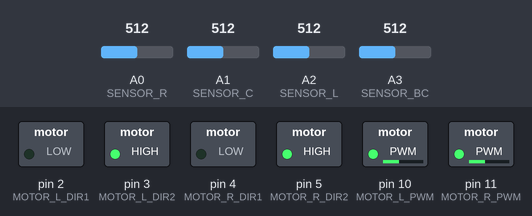
The sketch below on a simulated Arduino Uno, built with avr-gcc and run on an emulated ATmega328P. Parts: switched loads named in the sketch (green lamp = pin HIGH). The test bench sets the inputs (shaded band); at power-on: A0 (SENSOR_R) = 512, A1 (SENSOR_C) = 512, A2 (SENSOR_L) = 512, A3 (SENSOR_BC) = 512. What the sketch prints to the serial monitor is not drawn.

Above: at 1.2 s.
1.3 s: A0 (SENSOR_R) set to 716
At 1.8 s:
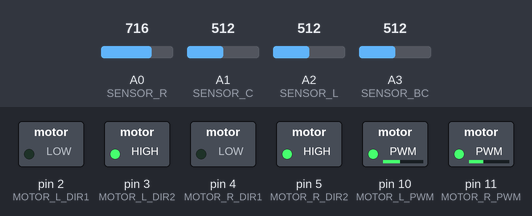
4.3 s: A1 (SENSOR_C) set to 30
At 4.42 s:
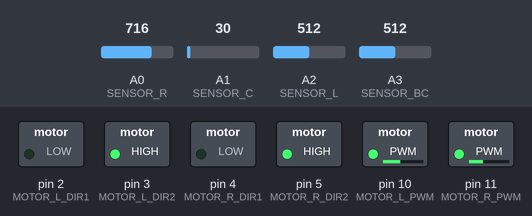
6.0 s: A2 (SENSOR_L) set to 90
At 6.6 s:
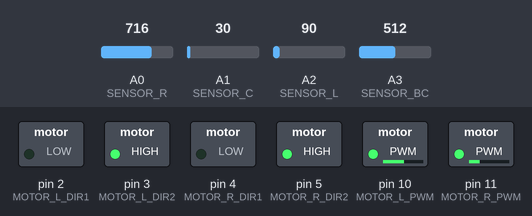
9.0 s: A2 (SENSOR_L) set to 30
At 10.1 s:
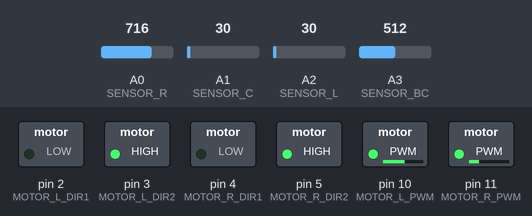
10.5 s: A0 (SENSOR_R) set to 306
At 12.0 s:
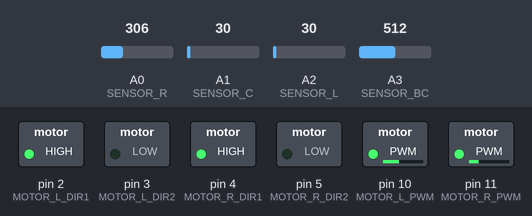
Timing chart, 0 to 13.5 s (numbered marks = the images above; inputs shaded):
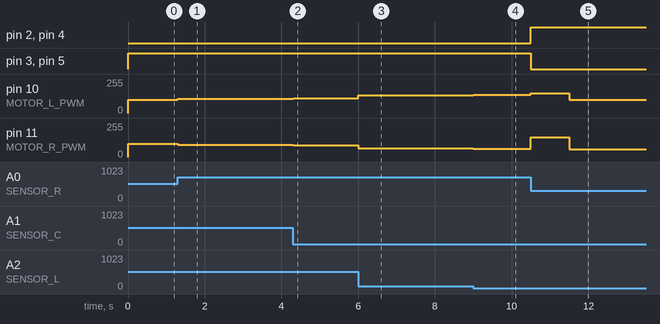

The sketch:

linetrace_back.ino
```cpp
#include <Arduino.h>

const int SENSOR_L = A2;
const int SENSOR_C = A1;
const int SENSOR_R = A0;
// 追加: 後方センタセンサ
const int SENSOR_BC = A3;
// 追加: 後方センタの生値
int rawBC = 0;

const int MOTOR_L_PWM = 10;
const int MOTOR_L_DIR1 = 2;
const int MOTOR_L_DIR2 = 3;
const int MOTOR_R_PWM = 11;
const int MOTOR_R_DIR1 = 4;
const int MOTOR_R_DIR2 = 5;

void setup()
{
    Serial.begin(115200); // ログを使うとき有効化

    pinMode(MOTOR_L_PWM, OUTPUT);
    pinMode(MOTOR_L_DIR1, OUTPUT);
    pinMode(MOTOR_L_DIR2, OUTPUT);
    pinMode(MOTOR_R_PWM, OUTPUT);
    pinMode(MOTOR_R_DIR1, OUTPUT);
    pinMode(MOTOR_R_DIR2, OUTPUT);
}

float p = 0; // マイナスなら左,プラスなら右に機体の頭が寄っている
float i = 0; // loop一回にかかる時間によるが、すぐに1000に飽和する可能性あり その場合はpと変わらず積分の意味がないため修正の必要あり
float d = 0;

float prevError = 0;

// 追加: 状態管理（0:前進PID, 1:等速後退, 2:後退PID）
int runState = 0;
unsigned long backStartTime = 0;
const int BACK_STRAIGHT_SPEED = 150;
void resetPID()
{
    p = 0;
    i = 0;
    d = 0;
    prevError = 0;
}

int calcPowerL()
{
    // p:[-2~2] almost [-1~1]
    // i:[-1000~1000] almost 0
    // d:[-2~2] almost [-1~1]
    const float Kp = 20;      // Kp*p: [-120~120] almost [-60~60]
    const float Ki = 0.00005; // Ki*i: [-50~50] almost 0
    const float Kd = -10;     // 負で振動抑制 Kd*d: [-100~100] almost [-50~50]
    float calced = Kp * p + Ki * i + Kd * d;

    return (100 - 1.4 * calced);
}

int calcPowerR()
{
    const float Kp = 20;
    const float Ki = 0.00005;
    const float Kd = -10;
    float calced = Kp * p + Ki * i + Kd * d;

    return (100 + 1.4 * calced);
}
int calcPowerLBack()
{
    int error = 0;
    if (rawBC - 960 < 0)
    {
        error = 1;
    }
    else
    {
        error = -1;
    }
    return (80 + 20 * error);
}

int calcPowerRBack()
{

    int error = 0;
    if (rawBC - 960 < 0)
    {
        error = 1;
    }
    else
    {
        error = -1;
    }
    return (80 - 20 * error);
}

void updatePID(float error)
{
    p = error;
    i += error;
    d = (error - prevError);

    const float I_MAX = 10000.0;

    i = constrain(i, -I_MAX, I_MAX);
    prevError = error;
}

int isLeftNow = -1;

// 全て白の時にエラーが0になってしまう
float calcError(float rawL, float rawC, float rawR)
{
    // 範囲 -2~2
    //  全てのセンサ rawL,rawRは白 rawCは黒 -> 0
    // 白の時低くなる
    // 黒の時高くなる

    int threshold = 500;
    if (rawL < threshold && rawC < threshold && rawR < threshold)
    {
        return isLeftNow * 2;
    }

    if (rawC > threshold)
    {
        i = 0;
    }

    float val = -((1024 - rawL) - (1024 - rawR)) * (2.0 - rawC / 1024.0) / 1024.0;
    if (val < 0)
    {
        isLeftNow = -1;
    }
    else
    {
        isLeftNow = 1;
    }

    return val;
}

void printSensorLog(int rawL, int rawC, int rawR)
{
    static unsigned long lastPrintTime = 0;
    unsigned long currentTime = millis();

    if (currentTime - lastPrintTime > 100)
    {

        Serial.print("L:");
        Serial.print(rawL);
        Serial.print(" ");
        Serial.print("C:");
        Serial.print(rawC);
        Serial.print(" ");
        Serial.print("R:");
        Serial.println(rawR);

        lastPrintTime = currentTime;
    }
}
int rawL = 0;
int rawC = 0;
int rawR = 0;

void readSensor()
{
    rawL = analogRead(SENSOR_L);
    rawC = analogRead(SENSOR_C);
    rawR = analogRead(SENSOR_R);
    rawBC = analogRead(SENSOR_BC);

    // printSensorLog(rawL, rawC, rawR);

    updatePID(calcError(rawL, rawC, rawR));
}

void setMotor(int speedL, int speedR)
{
    digitalWrite(MOTOR_L_DIR1, LOW);
    digitalWrite(MOTOR_L_DIR2, HIGH);

    digitalWrite(MOTOR_R_DIR1, LOW);
    digitalWrite(MOTOR_R_DIR2, HIGH);

    analogWrite(MOTOR_L_PWM, constrain(speedL, 0, 255));
    analogWrite(MOTOR_R_PWM, constrain(speedR, 0, 255));
}

void setMotorBack(int speedL, int speedR)
{
    digitalWrite(MOTOR_L_DIR1, HIGH);
    digitalWrite(MOTOR_L_DIR2, LOW);

    digitalWrite(MOTOR_R_DIR1, HIGH);
    digitalWrite(MOTOR_R_DIR2, LOW);

    analogWrite(MOTOR_L_PWM, constrain(speedL, 0, 255));
    analogWrite(MOTOR_R_PWM, constrain(speedR, 0, 255));
}

int checkEdge()
{
    int threshold = 500;
    if (rawL < threshold && rawC < threshold && rawR < threshold)
    {
        return 1;
    }
    return 0;
}

int isBack = 0;

void loop()
{
    readSensor();
    Serial.print("rawBC:");
    Serial.println(rawBC);
    if (runState == 0)
    {
        // 前進PID

        setMotor(calcPowerL(), calcPowerR());

        if (checkEdge())
        {
            runState = 1;
            backStartTime = millis();
            resetPID();
        }
    }

    if (runState == 1)
    {
        // 1秒間 等速で真後ろへ（PIDなし）
        setMotorBack(BACK_STRAIGHT_SPEED, BACK_STRAIGHT_SPEED);
        if (millis() - backStartTime >= 1000)
        {
            runState = 2;
            resetPID();
        }
    }
    if (runState == 2)
    {

        // runState == 2: 後退PID制御（A3を使用）
        setMotorBack(calcPowerLBack(), calcPowerRBack());
    }
}
```

Measured:
- after the input at 1.3 s, pin 10 (MOTOR_L_PWM): 100/255 → 108/255 at once; pin 11 (MOTOR_R_PWM): 100/255 → 91/255 at once
- after the input at 4.3 s, pin 10 (MOTOR_L_PWM): 108/255 → 110/255 at once, → 111/255 0.25 s later; pin 11 (MOTOR_R_PWM): 91/255 → 89/255 at once, → 88/255 0.25 s later
- after the input at 6.0 s, pin 10 (MOTOR_L_PWM): 111/255 → 133/255 at once, → 134/255 2.5 s later; pin 11 (MOTOR_R_PWM): 88/255 → 66/255 at once, → 65/255 2.5 s later
- after the input at 9.0 s, pin 10 (MOTOR_L_PWM): 134/255 → 137/255 at once; pin 11 (MOTOR_R_PWM): 65/255 → 62/255 at once
- after the input at 10.5 s, pin 2 (MOTOR_L_DIR1), pin 4 (MOTOR_R_DIR1): LOW → HIGH at once; pin 3 (MOTOR_L_DIR2), pin 5 (MOTOR_R_DIR2): HIGH → LOW at once; pin 10 (MOTOR_L_PWM): 137/255 → 150/255 at once, → 100/255 1.0 s later; pin 11 (MOTOR_R_PWM): 62/255 → 150/255 at once, → 60/255 1.0 s later
